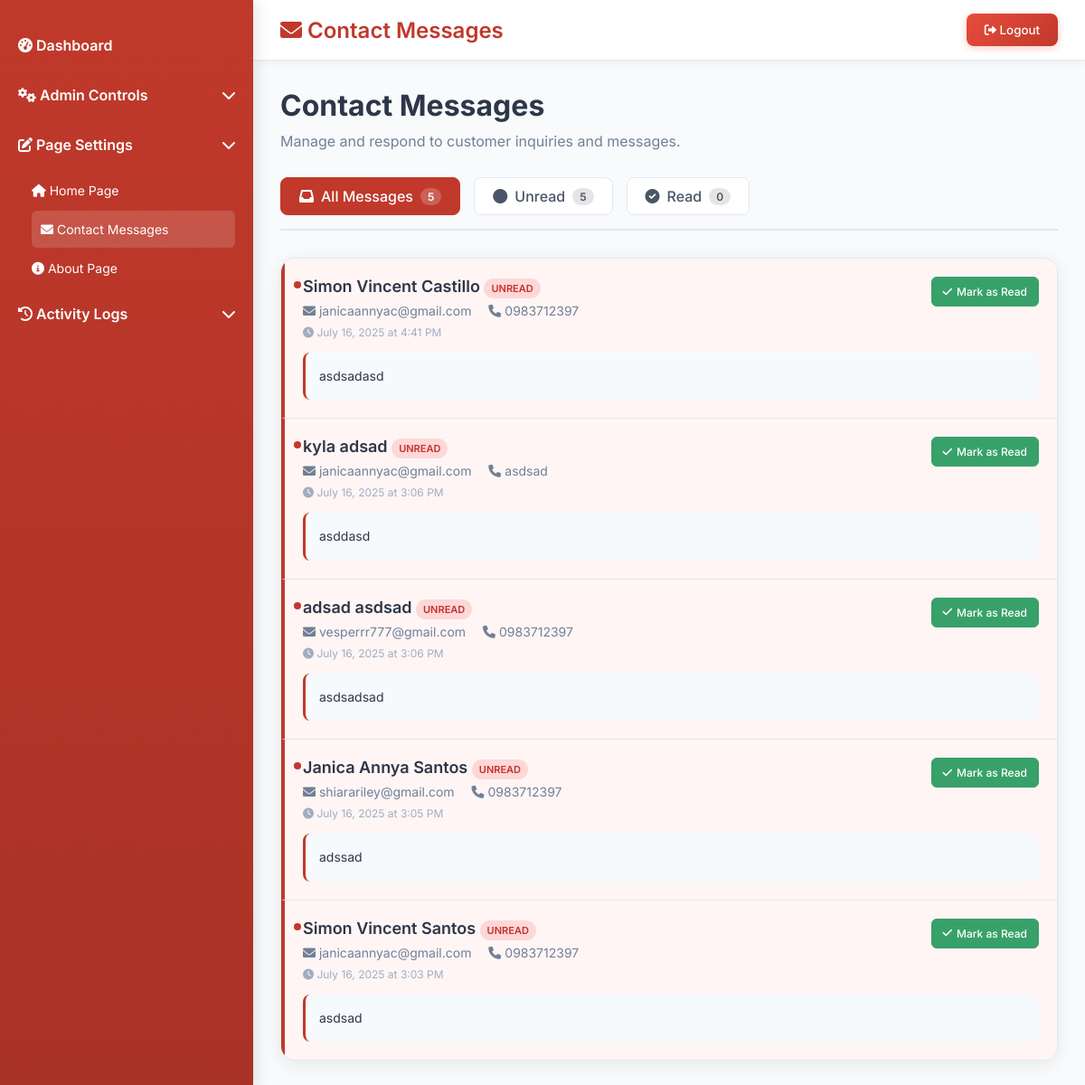
Screenshot of /AdminSide/contact-edit.php with the database file from the repository.
### tables this page shows
CREATE TABLE `contact_us` (
  `id` int(11) NOT NULL,
  `first_name` varchar(100) NOT NULL,
  `last_name` varchar(100) NOT NULL,
  `email` varchar(255) NOT NULL,
  `phone_number` varchar(20) DEFAULT NULL,
  `message` text NOT NULL,
  `created_at` timestamp NOT NULL DEFAULT current_timestamp(),
  `status` enum('unread','read') DEFAULT 'unread'
);

### AdminSide/contact-edit.php (the view, shortened to what this page needs)
<?php
    $servername = "localhost";
    $username = "root";
    $password = "";
    $dbname = "autotec";
try {
    $pdo = new PDO("mysql:host=$servername;dbname=$dbname", $username, $password);
    $pdo->setAttribute(PDO::ATTR_ERRMODE, PDO::ERRMODE_EXCEPTION);
} catch(PDOException $e) {
    die("Connection failed: " . $e->getMessage());
}
$filter = isset($_GET['filter']) ? $_GET['filter'] : 'all';
$where_clause = "";
$messages_sql = "SELECT * FROM contact_us $where_clause ORDER BY created_at DESC";
$messages_stmt = $pdo->prepare($messages_sql);
$messages_stmt->execute();
$messages = $messages_stmt->fetchAll(PDO::FETCH_ASSOC);
$total_sql = "SELECT COUNT(*) as count FROM contact_us";
$total_stmt = $pdo->prepare($total_sql);
$total_stmt->execute();
$total_count = $total_stmt->fetch(PDO::FETCH_ASSOC)['count'];
$unread_sql = "SELECT COUNT(*) as count FROM contact_us WHERE status = 'unread'";
$unread_stmt = $pdo->prepare($unread_sql);
$unread_stmt->execute();
$unread_count = $unread_stmt->fetch(PDO::FETCH_ASSOC)['count'];
$read_sql = "SELECT COUNT(*) as count FROM contact_us WHERE status = 'read'";
$read_stmt = $pdo->prepare($read_sql);
$read_stmt->execute();
$read_count = $read_stmt->fetch(PDO::FETCH_ASSOC)['count'];
?>
<!DOCTYPE html>
<html lang="en">
<head>
    <link href="https://cdnjs.cloudflare.com/ajax/libs/font-awesome/6.0.0/css/all.min.css" rel="stylesheet"/>
</head>
<body>
    <div class="sidebar">
        <div class="section">
            <div class="section-title">
                <span><i class="fas fa-tachometer-alt"></i> <a href="admindash.php" style="color: white; text-decoration: none;">Dashboard</a></span>
            </div>
        </div>
        <div class="section">
            <div class="section-title" onclick="toggleMenu('admin-controls')">
                <span><i class="fas fa-cogs"></i> Admin Controls</span>
                <i class="fas fa-chevron-down"></i>
            </div>
        </div>
        <div class="section">
            <div class="section-title" onclick="toggleMenu('page-settings')">
                <span><i class="fas fa-edit"></i> Page Settings</span>
                <i class="fas fa-chevron-down"></i>
            </div>
            <ul class="submenu show" id="page-settings">
                <li><a href="homepage-edit.php"><i class="fas fa-home"></i> Home Page</a></li>
                <li class="active"><a href="contact-edit.php"><i class="fas fa-envelope"></i> Contact Messages</a></li>
                <li><a href="about-edit.php"><i class="fas fa-info-circle"></i> About Page</a></li>
            </ul>
        </div>
        <div class="section">
            <div class="section-title" onclick="toggleMenu('activity-logs')">
                <span><i class="fas fa-history"></i> Activity Logs</span>
                <i class="fas fa-chevron-down"></i>
            </div>
        </div>
    </div>
    <div class="main">
        <div class="topbar">
            <div class="logo">
                <i class="fas fa-envelope"></i> Contact Messages
            </div>
            <button class="logout-btn">
                <i class="fas fa-sign-out-alt"></i> Logout
            </button>
        </div>
        <div class="content">
            <h2>Contact Messages</h2>
            <p class="subtitle">Manage and respond to customer inquiries and messages.</p>
            <div class="filter-tabs">
                <a href="?filter=all" class="filter-tab <?php echo $filter == 'all' ? 'active' : ''; ?>">
                    <i class="fas fa-inbox"></i>
                    All Messages
                    <span class="badge"><?php echo $total_count; ?></span>
                </a>
                <a href="?filter=unread" class="filter-tab <?php echo $filter == 'unread' ? 'active' : ''; ?>">
                    <i class="fas fa-circle"></i>
                    Unread
                    <span class="badge"><?php echo $unread_count; ?></span>
                </a>
                <a href="?filter=read" class="filter-tab <?php echo $filter == 'read' ? 'active' : ''; ?>">
                    <i class="fas fa-check-circle"></i>
                    Read
                    <span class="badge"><?php echo $read_count; ?></span>
                </a>
            </div>
            <div class="messages-container">
                <?php if (count($messages) > 0): ?>
                    <?php foreach ($messages as $message): ?>
                        <div class="message-item <?php echo $message['status']; ?>">
                            <div class="message-header">
                                <div class="message-info">
                                    <div class="sender-name">
                                        <?php echo htmlspecialchars($message['first_name'] . ' ' . $message['last_name']); ?>
                                        <span class="status-badge <?php echo $message['status']; ?>">
                                            <?php echo $message['status']; ?>
                                        </span>
                                    </div>
                                    <div class="sender-details">
                                        <i class="fas fa-envelope"></i> <?php echo htmlspecialchars($message['email']); ?>
                                        <?php if (!empty($message['phone_number'])): ?>
                                            <span style="margin-left: 15px;"><i class="fas fa-phone"></i> <?php echo htmlspecialchars($message['phone_number']); ?></span>
                                        <?php endif; ?>
                                    </div>
                                    <div class="message-date">
                                        <i class="fas fa-clock"></i> <?php echo date('F j, Y \a\t g:i A', strtotime($message['created_at'])); ?>
                                    </div>
                                </div>
                                <div class="message-actions">
                                    <?php if ($message['status'] == 'unread'): ?>
                                        <form method="POST" style="display: inline;">
                                            <button type="submit" class="action-btn read">
                                                <i class="fas fa-check"></i> Mark as Read
                                            </button>
                                        </form>
                                    <?php endif; ?>
                                </div>
                            </div>
                            <div class="message-content">
                                <?php echo nl2br(htmlspecialchars($message['message'])); ?>
                            </div>
                        </div>
                    <?php endforeach; ?>
                <?php endif; ?>
            </div>
        </div>
    </div>
</body>
</html>

### AdminSide/contact-edit.php (style rules this page uses)
* { margin: 0; padding: 0; box-sizing: border-box; font-family: 'Inter', sans-serif; }
body { display: flex; min-height: 100vh; background: linear-gradient(135deg, #f5f7fa 0%, #c3cfe2 100%); }
.sidebar { width: 280px; background: linear-gradient(180deg, #c0392b 0%, #a93226 100%); color: white; padding-top: 20px; box-shadow: 4px 0 15px rgba(0,0,0,0.1); position: relative; overflow: hidden; }
.sidebar::before { content: ''; position: absolute; top: 0; left: 0; right: 0; bottom: 0; opacity: 0.3; }
.sidebar .section { padding: 0 20px; position: relative; z-index: 1; }
.section-title { padding: 15px 0; cursor: pointer; font-weight: 600; font-size: 16px; border-radius: 8px; margin: 5px 0; transition: all 0.3s ease; display: flex; align-items: center; justify-content: space-between; }
.submenu { list-style: none; padding-left: 15px; display: none; animation: slideDown 0.3s ease; }
.submenu.show { display: block; }
.submenu li { padding: 12px 0; font-size: 14px; cursor: pointer; border-radius: 6px; margin: 2px 0; transition: all 0.3s ease; }
.submenu li a { color: white; text-decoration: none; display: block; }
.submenu li.active { background-color: rgba(255,255,255,0.15); padding-left: 10px; }
.main { flex: 1; background-color: #f8fafc; }
.topbar { display: flex; justify-content: space-between; align-items: center; background: white; padding: 15px 30px; box-shadow: 0 2px 10px rgba(0,0,0,0.05); border-bottom: 1px solid #e2e8f0; }
.logo { font-size: 24px; color: #c0392b; font-weight: 600; }
.logout-btn { background: linear-gradient(135deg, #e74c3c, #c0392b); color: white; border: none; padding: 10px 20px; border-radius: 8px; cursor: pointer; font-weight: 500; transition: all 0.3s ease; box-shadow: 0 2px 8px rgba(231, 76, 60, 0.3); }
.content { padding: 30px; }
.content h2 { margin-bottom: 10px; color: #2d3748; font-weight: 700; font-size: 32px; }
.content .subtitle { color: #718096; margin-bottom: 30px; font-size: 16px; }
.filter-tabs { display: flex; gap: 15px; margin-bottom: 30px; border-bottom: 2px solid #e2e8f0; padding-bottom: 15px; }
.filter-tab { padding: 10px 20px; background: white; border: 1px solid #e2e8f0; border-radius: 8px; cursor: pointer; font-weight: 500; text-decoration: none; color: #4a5568; transition: all 0.3s ease; display: flex; align-items: center; gap: 8px; }
.filter-tab.active { background: #c0392b; color: white; border-color: #c0392b; }
.badge { background: rgba(0,0,0,0.1); color: inherit; padding: 2px 8px; border-radius: 12px; font-size: 12px; font-weight: 600; }
.filter-tab.active .badge { background: rgba(255,255,255,0.2); }
.messages-container { background: white; border-radius: 16px; box-shadow: 0 4px 20px rgba(0,0,0,0.08); border: 1px solid #e2e8f0; overflow: hidden; }
.message-item { padding: 20px; border-bottom: 1px solid #e2e8f0; transition: all 0.3s ease; position: relative; }
.message-item:last-child { border-bottom: none; }
.message-item.unread { background: #fff5f5; border-left: 4px solid #c0392b; }
.message-item.unread::before { content: ''; position: absolute; top: 25px; left: 10px; width: 8px; height: 8px; background: #c0392b; border-radius: 50%; }
.message-header { display: flex; justify-content: space-between; align-items: flex-start; margin-bottom: 15px; }
.message-info { flex: 1; }
.sender-name { font-size: 18px; font-weight: 600; color: #2d3748; margin-bottom: 5px; }
.sender-details { font-size: 14px; color: #718096; margin-bottom: 8px; }
.message-date { font-size: 12px; color: #a0aec0; }
.message-actions { display: flex; gap: 10px; }
.action-btn { padding: 8px 12px; border: 1px solid #e2e8f0; background: white; cursor: pointer; border-radius: 6px; font-size: 12px; font-weight: 500; color: #4a5568; transition: all 0.3s ease; display: flex; align-items: center; gap: 5px; }
.action-btn.read { background: #38a169; color: white; border-color: #38a169; }
.message-content { background: #f7fafc; padding: 15px; border-radius: 8px; border-left: 3px solid #c0392b; font-size: 14px; line-height: 1.6; color: #2d3748; margin-top: 10px; }
.status-badge { display: inline-block; padding: 4px 8px; border-radius: 12px; font-size: 11px; font-weight: 600; text-transform: uppercase; }
.status-badge.unread { background: #fed7d7; color: #c53030; }

### rows the page displays
contact_us: first_name+last_name "Simon Vincent Castillo", status "UNREAD", email "janicaannyac@gmail.com", phone_number "0983712397", created_at "July 16, 2025 at 4:41 PM", message "asdsadasd"
contact_us: first_name+last_name "kyla adsad", status "UNREAD", email "janicaannyac@gmail.com", phone_number "asdsad", created_at "July 16, 2025 at 3:06 PM", message "asddasd"
contact_us: first_name+last_name "adsad asdsad", status "UNREAD", email "vesperrr777@gmail.com", phone_number "0983712397", created_at "July 16, 2025 at 3:06 PM", message "asdsadsad"
contact_us: first_name+last_name "Janica Annya Santos", status "UNREAD", email "shiarariley@gmail.com", phone_number "0983712397", created_at "July 16, 2025 at 3:05 PM", message "adssad"
contact_us: first_name+last_name "Simon Vincent Santos", status "UNREAD", email "janicaannyac@gmail.com", phone_number "0983712397", created_at "July 16, 2025 at 3:03 PM", message "asdsad"

### other values shown
$total_count "5"
$unread_count "5"
$read_count "0"
